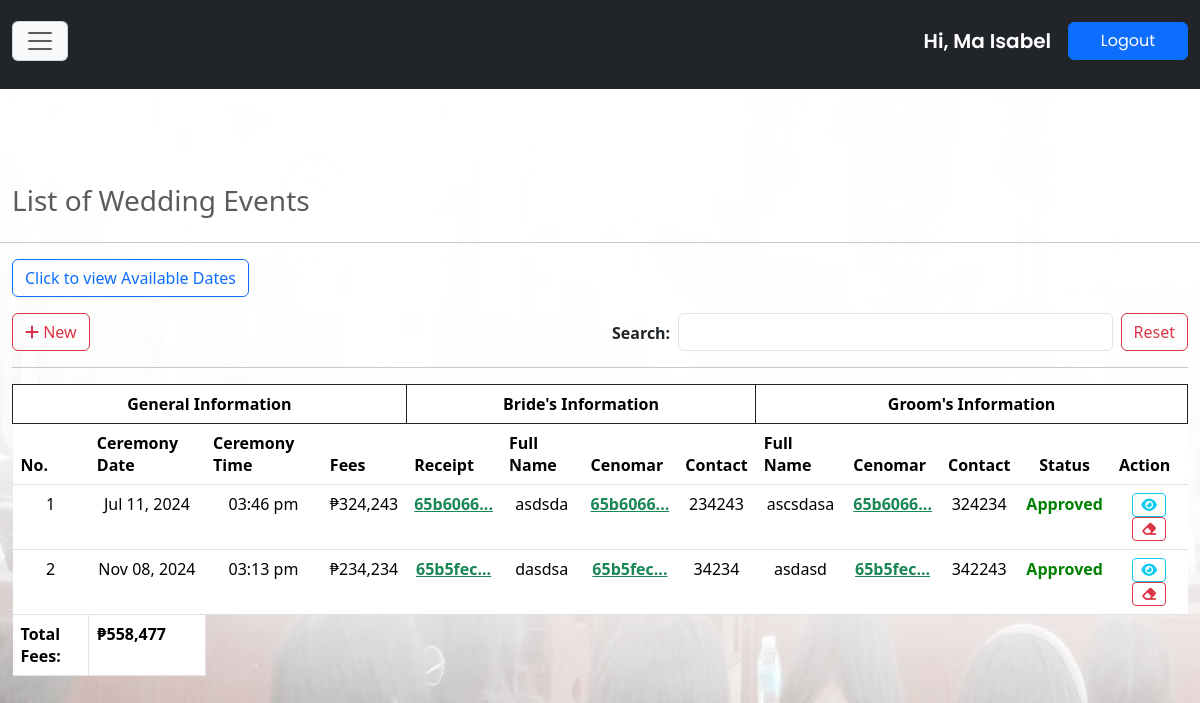
Screenshot of /scred_heart/users/wedding?month=06&year=2024 (signed in) with the database file from the repository.
### tables this page shows
CREATE TABLE `tbl_wedding` (
  `wedding_id` int(11) NOT NULL,
  `bride_full_name` varchar(255) DEFAULT NULL,
  `bride_cenomar` text DEFAULT NULL,
  `bride_contact` varchar(255) DEFAULT NULL,
  `groom_full_name` varchar(255) DEFAULT NULL,
  `groom_cenomar` text DEFAULT NULL,
  `groom_contact` varchar(255) DEFAULT NULL,
  `ceremony_date` varchar(255) DEFAULT NULL,
  `ceremony_time` varchar(255) DEFAULT NULL,
  `fees` varchar(255) DEFAULT NULL,
  `receipt` text NOT NULL,
  `username` varchar(255) DEFAULT NULL,
  `encode_by` varchar(255) DEFAULT NULL,
  `date_encoded` varchar(255) DEFAULT NULL,
  `update_by` varchar(255) DEFAULT NULL,
  `date_updated` varchar(255) DEFAULT NULL,
  `bBaptismal` varchar(255) DEFAULT NULL,
  `bBirth` varchar(255) DEFAULT NULL,
  `bConfirmation` varchar(255) DEFAULT NULL,
  `b2x2` varchar(255) DEFAULT NULL,
  `bGov1` varchar(255) DEFAULT NULL,
  `bGov2` varchar(255) DEFAULT NULL,
  `gBaptismal` varchar(255) DEFAULT NULL,
  `gBirth` varchar(255) DEFAULT NULL,
  `gConfirmation` varchar(255) DEFAULT NULL,
  `g2x2` varchar(255) DEFAULT NULL,
  `gGov1` varchar(255) DEFAULT NULL,
  `gGov2` varchar(255) DEFAULT NULL,
  `marriageLicense` varchar(255) DEFAULT NULL,
  `contractMatrimony` varchar(255) DEFAULT NULL,
  `sponsors` text DEFAULT NULL,
  `status` varchar(50) DEFAULT NULL
);

### scred_heart/inc/clientFunctions.php (called while the page is built, shortened)
<?php
include("conn.php");
function shortenLinkName($linkName, $maxLength=10){
if (strlen($linkName > $maxLength)) {
return substr($linkName, 0, $maxLength -3) . "...";
}else{
return $linkName;
}
}
if (isset($_SESSION["username"])) {
	$session_user = $_SESSION["username"];
	$view_wedding_table = "SELECT *, fees AS total_fees FROM tbl_wedding WHERE encode_by ='$session_user' ORDER BY wedding_id DESC";
	$get_wedding_list = $conn->query($view_wedding_table) or die($conn->error);
}
?>

### scred_heart/users/wedding.php (the view, shortened to what this page needs)
<?php
require_once "../inc/clientFunctions.php";
?>
<!DOCTYPE html>
<html lang="en">
<?php require_once "template-parts/head.php"; ?>
<body>
<?php
require_once "template-parts/navLogin.php";
?>
<section id="wedding" class="mb-0">
<div class="container-fluid mt-5">
<div class="row">
<div class="col-md-12 mt-3">
	<h3 class="text-muted ">List of Wedding Events</h3>
</div>
</div>
</div><hr>
<div class="container-fluid">
<div class="row mb-md-3 mb-2">
<div class="col-md-12">
	<button type="button" class="btn btn-outline-primary" data-bs-toggle="modal" data-bs-target="#modalWeddingDates">Click to view Available Dates</button>
</div>
</div>
<div class="row mb-md-3 mb-2">
<div class="col-md-6">
<a href="#" class="btn btn-outline-danger" type="button" data-bs-toggle="modal" data-bs-target="#modalWeddingEntry"><i class="fa-solid fa-plus"></i> New</a>
</div>
<div class="col-md-6 d-md-flex">
<label class="mt-2 me-1 fw-bolder">Search:</label> <input type="search" id="getWedding" class="form-control ms-1 me-2 getWeddingClass"> <a href="wedding" class="mt-md-0 mt-2 text-end text-md-start btn btn-outline-danger" type="button">Reset</a>
</div>
</div>
<hr>
<div class="row">
<div class="col-md-12">
<div class="table-responsive">
<div id="showWeddingData">
<table class="table table-hover" id="table-wedding">
<thead>
	<tr class="text-center">
		<th colspan="4" class="border border-1 border-dark">General Information</th>
		<th colspan="4" class="border border-1 border-dark">Bride's Information</th>
		<th colspan="5" class="border border-1 border-dark">Groom's Information</th>
	</tr>
	<tr>
		<th>No.</th>
		<th>Ceremony Date</th>
		<th>Ceremony Time</th>
		<th>Fees</th>
		<th>Receipt</th>
		<th>Full Name</th>
		<th>Cenomar</th>
		<th>Contact</th>
		<th>Full Name</th>
		<th>Cenomar</th>
		<th>Contact</th>
		<th class="text-center">Status</th>
		<th>Action</th>
	</tr>
</thead>
<tbody>
<?php
	$ctr = 1;
	$peso_sign = "\xE2\x82\xB1";
	$total_fees = 0;
	while ($row_wedding = $get_wedding_list->fetch_assoc()) {
		$origWedDate = $row_wedding["ceremony_date"];
		$wedDate = new DateTIme($origWedDate);
		$formatWedDate = $wedDate->format("M d, Y");
		$origWedTime = $row_wedding["ceremony_time"];
		$wedTime = new DateTime($origWedTime);
		$formatWedTime = $wedTime->format("h:i a");
		$total_fees += $row_wedding["fees"];
?>
<tr class="text-center">
<td><?= $ctr; ?></td>
<td><?= $formatWedDate; ?></td>
<td><?= $formatWedTime; ?></td>
<td><?= $peso_sign.number_format($row_wedding["fees"]); ?></td>
<td><a target="_blank" class=" text-success fw-bolder" href="../upload/<?= $row_wedding['receipt'] ?>"><?= shortenLinkName($row_wedding["receipt"]) ?></a></td>
<td><?= $row_wedding["bride_full_name"]; ?></td>
<td><a target="_blank" class="text-success fw-bolder " href="../upload/<?= $row_wedding['bride_cenomar']; ?>"><?= shortenLinkName($row_wedding["bride_cenomar"]); ?></a></td>
<td><?= $row_wedding["bride_contact"]; ?></td>
<td><?= $row_wedding["groom_full_name"]; ?></td>
<td><a target="_blank" href="../upload/<?= $row_wedding["groom_cenomar"]; ?>" class="text-success fw-bolder " target="_blank"><?= shortenLinkName($row_wedding["groom_cenomar"]); ?></a></td>
<td><?= $row_wedding["groom_contact"]; ?></td>
<td style="font-weight:bold; <?php if($row_wedding['status'] == 'approved'){ echo 'color:green';} else{ echo 'color:red';} ?>"><?= ucfirst($row_wedding["status"]); ?></td>
<td>
<a href="#" id="<?= $row_wedding['wedding_id']; ?>" type="button" class="btn btn-outline-info btn-sm" data-bs-toggle="modal" data-bs-target="#modalWeddingInfo<?= $row_wedding['wedding_id']; ?>"><i class="fa-solid fa-eye"></i></a>
	<a href="#" id="<?= $row_wedding['wedding_id']; ?>" type="button" class="btn btn-sm btn-outline-danger deleteWedding-data" data-bs-toggle="modal" data-bs-target="#modalWeddingDelete<?= $row_wedding['wedding_id']; ?>"><i class="fa-solid fa-eraser"></i></a>
</tr>
<?php
$ctr++;
	}
?>
<tr>
	<th>Total Fees: </th>
	<td class="border fw-bolder"><?= $peso_sign.number_format($total_fees); ?></td>
</tr>
</tbody>
</table>
</div>
</div>
</div>
</div>
</div>
</body>
</html>

### scred_heart/users/css/custom.css (style rules this page uses)
:root { --sofia: "Sofia", sans-serif; --arial: Arial; --tang: "Tangerine", serif; --Comic: "Comic Sans MS", cursive, sans-serif; --Roman: times new roman; --cursive: cursive; --bgGradient: linear-gradient(132deg, rgb(0,0,0), #8d8686); --yellowish: #a0e11f; --maroon: rgba(230,16,16,0.85); --blackish: rgba(0,0,0,0.71); --verdigis: #50a2a7; --divBackground: rgba(22, 22, 21, .6); --menuBackground: rgba(192, 146, 49, .7); --whiteBackground: rgba(251, 244, 248, .9); --stroke: rgb(19, 20, 21) 4px 0px 0px, rgb(19, 20, 21) 3.87565px 0.989616px 0px, rgb(19, 20, 21) 3.51033px 1.9177px 0px, rgb(19, 20, 21) 2.92676px 2.72656px 0px, rgb(19, 20, 21) 2.16121px 3.36588px 0px, rgb(19, 20, 21) 1.26129px 3.79594px 0px, rgb(19, 20, 21) 0.282949px 3.98998px 0px, rgb(19, 20, 21) -0.712984px 3.93594px 0px, rgb(19, 20, 21) -1.66459px 3.63719px 0px, rgb(19, 20, 21) -2.51269px 3.11229px 0px, rgb(19, 20, 21) -3.20457px 2.39389px 0px, rgb(19, 20, 21) -3.69721px 1.52664px 0px, rgb(19, 20, 21) -3.95997px 0.56448px 0px, rgb(19, 20, 21) -3.97652px -0.432781px 0px, rgb(19, 20, 21) -3.74583px -1.40313px 0px, rgb(19, 20, 21) -3.28224px -2.28625px 0px, rgb(19, 20, 21) -2.61457px -3.02721px 0px, rgb(19, 20, 21) -1.78435px -3.57996px 0px, rgb(19, 20, 21) -0.843183px -3.91012px 0px, rgb(19, 20, 21) 0.150409px -3.99717px 0px, rgb(19, 20, 21) 1.13465px -3.8357px 0px, rgb(19, 20, 21) 2.04834px -3.43574px 0px, rgb(19, 20, 21) 2.83468px -2.82216px 0px, rgb(19, 20, 21) 3.44477px -2.03312px 0px, rgb(19, 20, 21) 3.84068px -1.11766px 0px, rgb(19, 20, 21) 3.9978px -0.132717px 0px;; }
body { box-sizing: border-box; max-width: 100%; overflow-x: hidden; scroll-behavior: smooth; padding: 0; margin: 0; }

### rows the page displays
tbl_wedding: ceremony_date "Jul 11, 2024", ceremony_time "03:46 pm", fees "324,243", receipt "65b6066...", bride_full_name "asdsda", bride_cenomar "65b6066...", bride_contact "234243", groom_full_name "ascsdasa", groom_cenomar "65b6066...", groom_contact "324234", status "Approved"
tbl_wedding: ceremony_date "Nov 08, 2024", ceremony_time "03:13 pm", fees "234,234", receipt "65b5fec...", bride_full_name "dasdsa", bride_cenomar "65b5fec...", bride_contact "34234", groom_full_name "asdasd", groom_cenomar "65b5fec...", groom_contact "342243", status "Approved"

### other values shown
$first_name "Ma Isabel"
$peso_sign "₱"
$total_fees "558,477"
